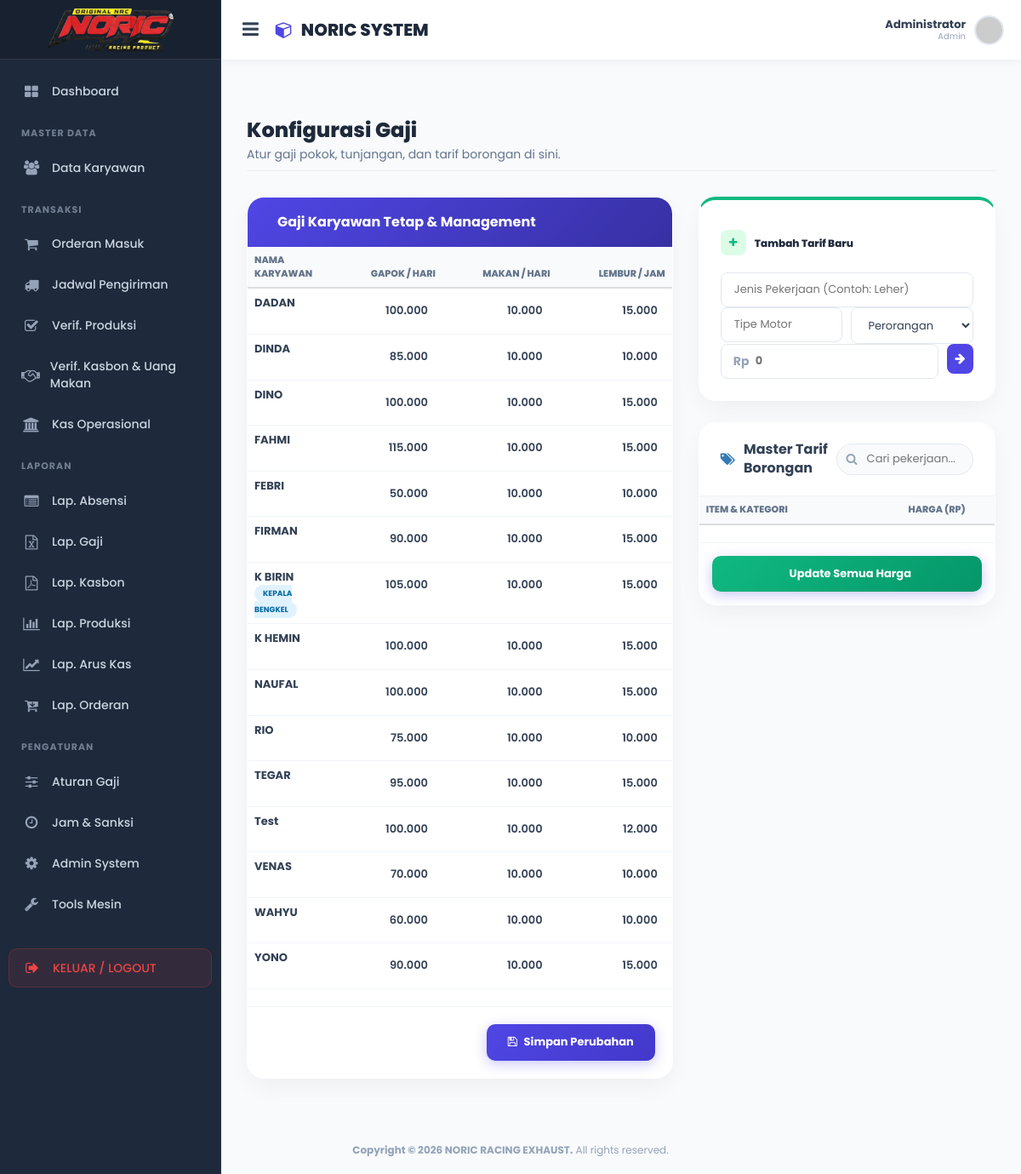
Screenshot of /pages/settings/setting_gaji.php (signed in) with the database file from the repository.
### tables this page shows
CREATE TABLE `users` (
  `id` int(11) NOT NULL,
  `pin` varchar(20) NOT NULL,
  `fullname` varchar(100) NOT NULL,
  `username` varchar(50) NOT NULL,
  `privilege` enum('1','2','3') NOT NULL DEFAULT '1',
  `finger` tinyint(1) NOT NULL DEFAULT 0,
  `face` tinyint(1) NOT NULL DEFAULT 0,
  `password` varchar(255) NOT NULL,
  `rfid` varchar(50) DEFAULT NULL,
  `vein` tinyint(1) NOT NULL DEFAULT 0,
  `template` text DEFAULT NULL,
  `role` enum('admin','user','kepala_bengkel') NOT NULL DEFAULT 'user',
  `status_karyawan` enum('Tetap','Borongan') NOT NULL DEFAULT 'Tetap',
  `no_hp` varchar(20) DEFAULT NULL,
  `tgl_masuk` date DEFAULT NULL,
  `created_at` timestamp NOT NULL DEFAULT current_timestamp(),
  `updated_at` timestamp NULL DEFAULT NULL ON UPDATE current_timestamp(),
  `sync_status` enum('synced','failed','pending') DEFAULT 'pending',
  `group_id` int(11) DEFAULT NULL COMMENT 'ID Kelompok/Tim',
  `is_mandor` tinyint(1) DEFAULT 0 COMMENT '1 = Mandor, 0 = Anggota'
);

### pages/settings/setting_gaji.php (the view, shortened to what this page needs)
<?php
require_once '../../config/database.php';
?>
<!DOCTYPE html>
<html lang="id">
<head>
    <?php include '../../layout/header.php'; ?>
    <link rel="stylesheet" href="https://cdn.jsdelivr.net/npm/sweetalert2@11/dist/sweetalert2.min.css">
</head>
<body>
    <?php include '../../layout/sidebar.php'; ?>
    <div class="content-wrapper">
        <div class="page-header">
            <div class="page-title">
                <h2>Konfigurasi Gaji</h2>
                <p>Atur gaji pokok, tunjangan, dan tarif borongan di sini.</p>
            </div>
        </div>
        <div class="row">
            <div class="col-md-7">
                <div class="glass-card">
                    <div class="card-header-gradient">
                        <h5 class="card-title"><i class="fa fa-user-tie"></i> Gaji Karyawan Tetap & Management</h5>
                    </div>
                    <div class="card-body">
                        <form method="POST">
                            <div class="table-responsive">
                                <table class="table table-custom mb-0">
                                    <thead>
                                        <tr>
                                            <th>Nama Karyawan</th>
                                            <th class="text-right">Gapok / Hari</th>
                                            <th class="text-right">Makan / Hari</th>
                                            <th class="text-right">Lembur / Jam</th>
                                        </tr>
                                    </thead>
                                    <tbody>
                                        <?php
                                        $q_tetap = mysqli_query($conn, "
                                            SELECT u.id, u.fullname, u.role,
                                            COALESCE(g.gaji_pokok, 0) AS gaji_pokok,
                                            COALESCE(g.uang_makan, 0) AS uang_makan,
                                            COALESCE(g.gaji_lembur, 0) AS gaji_lembur
                                            FROM users u
                                            LEFT JOIN gaji_karyawan g ON u.id = g.user_id
                                            WHERE (u.role = 'user' AND u.status_karyawan = 'Tetap')
                                            OR u.role = 'kepala_bengkel'
                                            ORDER BY u.fullname ASC
                                        ");
                                        if(mysqli_num_rows($q_tetap) > 0) {
                                            while ($u = mysqli_fetch_assoc($q_tetap)) { ?>
                                            <tr>
                                                <td>
                                                    <div style="font-weight:700; color:#334155;"><?php echo $u['fullname']; ?></div>
                                                    <?php if($u['role'] == 'kepala_bengkel'): ?>
                                                        <span class="badge-pill badge-kepala">Kepala Bengkel</span>
                                                    <?php endif; ?>
                                                </td>
                                                <td><input type="text" name="user[<?php echo $u['id']; ?>][gapok]" class="input-bare input-rupiah" value="<?php echo number_format($u['gaji_pokok'], 0, ',', '.'); ?>" placeholder="0"></td>
                                                <td><input type="text" name="user[<?php echo $u['id']; ?>][makan]" class="input-bare input-rupiah" value="<?php echo number_format($u['uang_makan'], 0, ',', '.'); ?>" placeholder="0"></td>
                                                <td><input type="text" name="user[<?php echo $u['id']; ?>][lembur]" class="input-bare input-rupiah" value="<?php echo number_format($u['gaji_lembur'], 0, ',', '.'); ?>" placeholder="0"></td>
                                            </tr>
                                            <?php }
                                        } else { echo '<tr><td colspan="4" class="text-center text-muted" style="padding:30px;">Belum ada data karyawan.</td></tr>'; } ?>
                                    </tbody>
                                </table>
                            </div>
                            <div style="padding: 20px; text-align:right; border-top:1px solid #f1f5f9;">
                                <button type="submit" name="simpan_gaji_individu" class="btn-gradient">
                                    <i class="fa fa-save" style="margin-right:5px;"></i> Simpan Perubahan
                                </button>
                            </div>
                        </form>
                    </div>
                </div>
            </div>
            <div class="col-md-5">
                <div class="glass-card" style="border-top: 4px solid #10b981;">
                    <div class="card-body" style="padding: 25px;">
                        <h6 style="font-weight:800; color:#1e293b; margin-bottom:20px; display:flex; align-items:center; gap:10px;">
                            <span style="width:30px; height:30px; background:#dcfce7; color:#10b981; border-radius:8px; display:flex; align-items:center; justify-content:center;"><i class="fa fa-plus"></i></span>
                            Tambah Tarif Baru
                        </h6>
                        <form method="POST">
                            <div class="row">
                                <div class="col-md-12 mb-3">
                                    <input type="text" name="jenis_baru" class="input-modern" placeholder="Jenis Pekerjaan (Contoh: Leher)" required>
                                </div>
                                <div class="col-md-6 mb-3" style="padding-right:5px;">
                                    <input type="text" name="motor_baru" class="input-modern" placeholder="Tipe Motor" required>
                                </div>
                                <div class="col-md-6 mb-3" style="padding-left:5px;">
                                    <select name="kategori_baru" class="input-modern">
                                        <option value="Perorangan">Perorangan</option>
                                    </select>
                                </div>
                            </div>
                            <div style="display:flex; gap:10px;">
                                <div style="position:relative; flex-grow:1;">
                                    <span style="position:absolute; left:15px; top:50%; transform:translateY(-50%); font-weight:bold; color:#94a3b8;">Rp</span>
                                    <input type="text" name="harga_baru" class="input-modern input-rupiah" style="padding-left:40px; font-weight:700; color:#10b981;" placeholder="0" required>
                                </div>
                                <button type="submit" name="tambah_pekerjaan" class="btn-icon-add"><i class="fa fa-arrow-right"></i></button>
                            </div>
                        </form>
                    </div>
                </div>
                <div class="glass-card">
                    <div class="card-header-white">
                        <div class="card-title"><i class="fa fa-tags text-primary"></i> Master Tarif Borongan</div>
                        <div class="search-box">
                            <i class="fa fa-search"></i>
                            <input type="text" id="cariTarif" placeholder="Cari pekerjaan...">
                        </div>
                    </div>
                    <div class="card-body">
                        <form method="POST">
                            <div style="max-height: 500px; overflow-y: auto;">
                                <table class="table table-custom mb-0" id="tabelTarif">
                                    <thead>
                                        <tr>
                                            <th>Item & Kategori</th>
                                            <th class="text-right">Harga (Rp)</th>
                                            <th></th>
                                        </tr>
                                    </thead>
                                </table>
                            </div>
                            <div style="padding: 15px; border-top:1px solid #f1f5f9; text-align:center;">
                                <button type="submit" name="update_harga_borongan" class="btn-gradient green" style="width:100%;">
                                    <i class="fa fa-sync-alt" style="margin-right:5px;"></i> Update Semua Harga
                                </button>
                            </div>
                        </form>
                    </div>
                </div>
            </div>
        </div>
    </div>
    <?php include '../../layout/footer.php'; ?>
</body>
</html>

### layout/header.php (style rules this page uses)
:root { --primary: #3b82f6; --sidebar-w: 260px; --header-h: 70px; }
body { font-family: 'Poppins', sans-serif; background-color: #f1f5f9; color: #334155; overflow-x: hidden; }
.content-wrapper { margin-top: var(--header-h); margin-left: var(--sidebar-w); padding: 20px; min-height: 100vh; transition: margin-left 0.3s ease-in-out; }

### pages/settings/setting_gaji.php (style rules this page uses)
:root { --primary: #4f46e5; --secondary: #64748b; --bg-body: #f8fafc; --card-shadow: 0 10px 30px -5px rgba(0,0,0,0.06); }
body { background-color: var(--bg-body); font-family: 'Poppins', sans-serif; color: #334155; }
.content-wrapper { padding: 30px; }
.page-header { display: flex; justify-content: space-between; align-items: center; margin-bottom: 30px; }
.page-title h2 { margin: 0; font-weight: 800; color: #1e293b; font-size: 24px; }
.page-title p { margin: 5px 0 0; color: #64748b; font-size: 14px; }
.glass-card { background: #fff; border-radius: 20px; border: 1px solid #fff; box-shadow: var(--card-shadow); overflow: hidden; margin-bottom: 25px; transition: transform 0.2s; }
.card-header-gradient { background: linear-gradient(135deg, #4f46e5 0%, #3730a3 100%); padding: 20px 25px; color: #fff; display: flex; align-items: center; justify-content: space-between; }
.card-header-white { background: #fff; padding: 20px 25px; border-bottom: 1px solid #f1f5f9; display: flex; align-items: center; justify-content: space-between; }
.card-title { margin: 0; font-weight: 700; font-size: 16px; display: flex; align-items: center; gap: 10px; }
.table-custom th { background: #f8fafc; color: #64748b; font-size: 11px; text-transform: uppercase; font-weight: 800; padding: 15px 20px; border-bottom: 2px solid #e2e8f0; }
.table-custom td { padding: 12px 20px; vertical-align: middle; border-bottom: 1px solid #f1f5f9; font-size: 13px; }
.input-modern { width: 100%; border: 1px solid #e2e8f0; border-radius: 8px; padding: 10px 15px; font-size: 13px; transition: all 0.3s; background: #fff; }
.input-bare { border: 1px solid transparent; background: transparent; width: 100%; padding: 8px; font-weight: 600; text-align: right; border-radius: 6px; color: #334155; }
.badge-pill { padding: 4px 10px; border-radius: 50px; font-size: 10px; font-weight: 700; text-transform: uppercase; }
.badge-kepala { background: #e0f2fe; color: #0369a1; font-size: 9px; }
.search-box { position: relative; width: 250px; }
.search-box input { width: 100%; padding: 8px 15px 8px 35px; border-radius: 50px; border: 1px solid #e2e8f0; background: #f8fafc; font-size: 13px; }
.search-box i { position: absolute; left: 12px; top: 50%; transform: translateY(-50%); color: #94a3b8; }
.btn-gradient { background: linear-gradient(135deg, #4f46e5 0%, #4338ca 100%); color: #fff; border: none; padding: 12px 25px; border-radius: 10px; font-weight: 700; font-size: 13px; box-shadow: 0 4px 15px rgba(79, 70, 229, 0.3); cursor:pointer; }
.btn-gradient.green { background: linear-gradient(135deg, #10b981 0%, #059669 100%); }
.btn-icon-add { width: 35px; height: 35px; border-radius: 8px; background: var(--primary); color: #fff; border: none; display: flex; align-items: center; justify-content: center; cursor:pointer; }

### layout/sidebar.php (style rules this page uses)
:root { --sidebar-w: 260px; }

### rows the page displays
users: fullname "DADAN", gaji_pokok "100.000", uang_makan "10.000", gaji_lembur "15.000"
users: fullname "DINDA", gaji_pokok "85.000", uang_makan "10.000", gaji_lembur "10.000"
users: fullname "DINO", gaji_pokok "100.000", uang_makan "10.000", gaji_lembur "15.000"
users: fullname "FAHMI", gaji_pokok "115.000", uang_makan "10.000", gaji_lembur "15.000"
users: fullname "FEBRI", gaji_pokok "50.000", uang_makan "10.000", gaji_lembur "10.000"
users: fullname "FIRMAN", gaji_pokok "90.000", uang_makan "10.000", gaji_lembur "15.000"
users: fullname "K BIRIN", role "KEPALA BENGKEL", gaji_pokok "105.000", uang_makan "10.000", gaji_lembur "15.000"
users: fullname "K HEMIN", gaji_pokok "100.000", uang_makan "10.000", gaji_lembur "15.000"
users: fullname "NAUFAL", gaji_pokok "100.000", uang_makan "10.000", gaji_lembur "15.000"
users: fullname "RIO", gaji_pokok "75.000", uang_makan "10.000", gaji_lembur "10.000"
users: fullname "TEGAR", gaji_pokok "95.000", uang_makan "10.000", gaji_lembur "15.000"
users: fullname "Test", gaji_pokok "100.000", uang_makan "10.000", gaji_lembur "12.000"
users: fullname "VENAS", gaji_pokok "70.000", uang_makan "10.000", gaji_lembur "10.000"
users: fullname "WAHYU", gaji_pokok "60.000", uang_makan "10.000", gaji_lembur "10.000"
users: fullname "YONO", gaji_pokok "90.000", uang_makan "10.000", gaji_lembur "15.000"

### other values shown
$_SESSION['fullname'] "Administrator"
$_SESSION['role'] "Admin"
